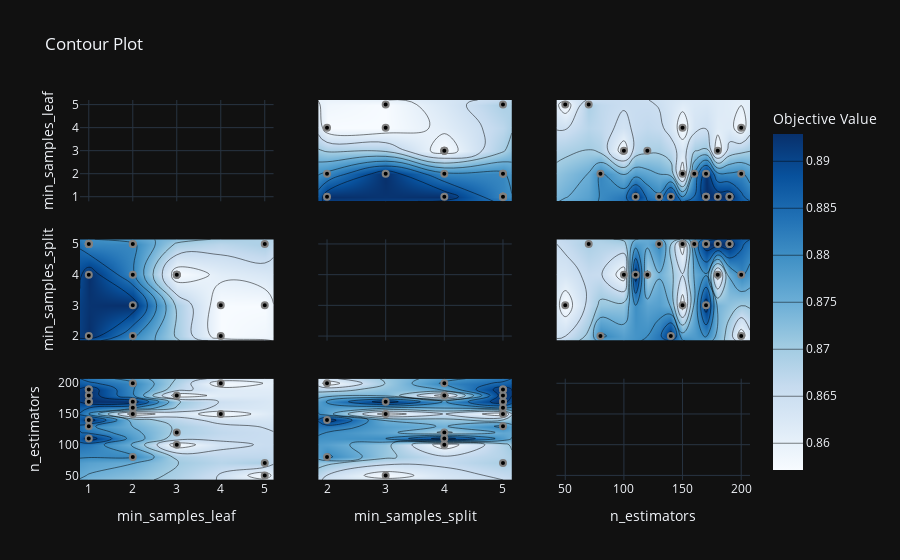

Notebook source saved alongside this figure:
### Code cell
optuna.visualization.plot_contour(study)

### Figure 1 — Plotly figure (JSON) as saved in the notebook; plotly's stock layout.template omitted (floating-point values rounded to 4 significant figures)
{"data": [{"type": "scatter", "xaxis": "x", "yaxis": "y"}, {"colorbar": {"title": {"text": "Objective Value"}}, "colorscale": [[0.0, "rgb(247,251,255)"], [0.125, "rgb(222,235,247)"], [0.25, "rgb(198,219,239)"], [0.375, "rgb(158,202,225)"], [0.5, "rgb(107,174,214)"], [0.625, "rgb(66,146,198)"], [0.75, "rgb(33,113,181)"], [0.875, "rgb(8,81,156)"], [1.0, "rgb(8,48,107)"]], "connectgaps": true, "contours": {"coloring": "heatmap"}, "hoverinfo": "none", "line": {"smoothing": 1.3}, "reversescale": false, "showscale": true, "x": [0.8, 1, 2, 3, 4, 5, 5.2], "y": [1.85, 2, 3, 4, 5, 5.15], "z": [[null, null, null, null, null, null, null], [null, 0.8929, 0.881, null, 0.8571, null, null], [null, null, 0.8929, null, 0.8571, 0.8571, null], [null, 0.8929, 0.881, 0.8571, null, null, null], [null, 0.881, 0.881, null, null, 0.869, null], [null, null, null, null, null, null, null]], "type": "contour", "xaxis": "x4", "yaxis": "y4"}, {"marker": {"color": "black", "line": {"color": "Grey", "width": 2.0}}, "mode": "markers", "showlegend": false, "x": [5, 5, 1, 4, 2, 1, 4, 2, 3, 1, 2, 1, 1, 1, 2, 3, 1, 2, 3, 1], "y": [3, 5, 5, 3, 2, 5, 2, 3, 4, 2, 4, 5, 5, 4, 5, 4, 5, 5, 4, 5], "type": "scatter", "xaxis": "x4", "yaxis": "y4"}, {"colorbar": {"title": {"text": "Objective Value"}}, "colorscale": [[0.0, "rgb(247,251,255)"], [0.125, "rgb(222,235,247)"], [0.25, "rgb(198,219,239)"], [0.375, "rgb(158,202,225)"], [0.5, "rgb(107,174,214)"], [0.625, "rgb(66,146,198)"], [0.75, "rgb(33,113,181)"], [0.875, "rgb(8,81,156)"], [1.0, "rgb(8,48,107)"]], "connectgaps": true, "contours": {"coloring": "heatmap"}, "hoverinfo": "none", "line": {"smoothing": 1.3}, "reversescale": false, "showscale": false, "x": [0.8, 1, 2, 3, 4, 5, 5.2], "y": [42.5, 50, 70, 80, 100, 110, 120, 130, 140, 150, 160, 170, 180, 190, 200, 207.5], "z": [[null, null, null, null, null, null, null], [null, null, null, null, null, 0.8571, null], [null, null, null, null, null, 0.869, null], [null, null, 0.881, null, null, null, null], [null, null, null, 0.8571, null, null, null], [null, 0.8929, null, null, null, null, null], [null, null, null, 0.869, null, null, null], [null, 0.881, null, null, null, null, null], [null, 0.8929, null, null, null, null, null], [null, null, 0.8571, null, 0.8571, null, null], [null, null, 0.881, null, null, null, null], [null, 0.8929, 0.8929, null, null, null, null], [null, 0.8929, null, 0.8571, null, null, null], [null, 0.8929, null, null, null, null, null], [null, null, 0.881, null, 0.8571, null, null], [null, null, null, null, null, null, null]], "type": "contour", "xaxis": "x7", "yaxis": "y7"}, {"marker": {"color": "black", "line": {"color": "Grey", "width": 2.0}}, "mode": "markers", "showlegend": false, "x": [5, 5, 1, 4, 2, 1, 4, 2, 3, 1, 2, 1, 1, 1, 2, 3, 1, 2, 3, 1], "y": [50, 70, 190, 150, 80, 170, 200, 170, 120, 140, 200, 170, 180, 110, 150, 180, 190, 160, 100, 130], "type": "scatter", "xaxis": "x7", "yaxis": "y7"}, {"colorbar": {"title": {"text": "Objective Value"}}, "colorscale": [[0.0, "rgb(247,251,255)"], [0.125, "rgb(222,235,247)"], [0.25, "rgb(198,219,239)"], [0.375, "rgb(158,202,225)"], [0.5, "rgb(107,174,214)"], [0.625, "rgb(66,146,198)"], [0.75, "rgb(33,113,181)"], [0.875, "rgb(8,81,156)"], [1.0, "rgb(8,48,107)"]], "connectgaps": true, "contours": {"coloring": "heatmap"}, "hoverinfo": "none", "line": {"smoothing": 1.3}, "reversescale": false, "showscale": false, "x": [1.85, 2, 3, 4, 5, 5.15], "y": [0.8, 1, 2, 3, 4, 5, 5.2], "z": [[null, null, null, null, null, null], [null, 0.8929, null, 0.8929, 0.881, null], [null, 0.881, 0.8929, 0.881, 0.881, null], [null, null, null, 0.8571, null, null], [null, 0.8571, 0.8571, null, null, null], [null, null, 0.8571, null, 0.869, null], [null, null, null, null, null, null]], "type": "contour", "xaxis": "x2", "yaxis": "y2"}, {"marker": {"color": "black", "line": {"color": "Grey", "width": 2.0}}, "mode": "markers", "showlegend": false, "x": [3, 5, 5, 3, 2, 5, 2, 3, 4, 2, 4, 5, 5, 4, 5, 4, 5, 5, 4, 5], "y": [5, 5, 1, 4, 2, 1, 4, 2, 3, 1, 2, 1, 1, 1, 2, 3, 1, 2, 3, 1], "type": "scatter", "xaxis": "x2", "yaxis": "y2"}, {"type": "scatter", "xaxis": "x5", "yaxis": "y5"}, {"colorbar": {"title": {"text": "Objective Value"}}, "colorscale": [[0.0, "rgb(247,251,255)"], [0.125, "rgb(222,235,247)"], [0.25, "rgb(198,219,239)"], [0.375, "rgb(158,202,225)"], [0.5, "rgb(107,174,214)"], [0.625, "rgb(66,146,198)"], [0.75, "rgb(33,113,181)"], [0.875, "rgb(8,81,156)"], [1.0, "rgb(8,48,107)"]], "connectgaps": true, "contours": {"coloring": "heatmap"}, "hoverinfo": "none", "line": {"smoothing": 1.3}, "reversescale": false, "showscale": false, "x": [1.85, 2, 3, 4, 5, 5.15], "y": [42.5, 50, 70, 80, 100, 110, 120, 130, 140, 150, 160, 170, 180, 190, 200, 207.5], "z": [[null, null, null, null, null, null], [null, null, 0.8571, null, null, null], [null, null, null, null, 0.869, null], [null, 0.881, null, null, null, null], [null, null, null, 0.8571, null, null], [null, null, null, 0.8929, null, null], [null, null, null, 0.869, null, null], [null, null, null, null, 0.881, null], [null, 0.8929, null, null, null, null], [null, null, 0.8571, null, 0.8571, null], [null, null, null, null, 0.881, null], [null, null, 0.8929, null, 0.8929, null], [null, null, null, 0.8571, 0.8929, null], [null, null, null, null, 0.8929, null], [null, 0.8571, null, 0.881, null, null], [null, null, null, null, null, null]], "type": "contour", "xaxis": "x8", "yaxis": "y8"}, {"marker": {"color": "black", "line": {"color": "Grey", "width": 2.0}}, "mode": "markers", "showlegend": false, "x": [3, 5, 5, 3, 2, 5, 2, 3, 4, 2, 4, 5, 5, 4, 5, 4, 5, 5, 4, 5], "y": [50, 70, 190, 150, 80, 170, 200, 170, 120, 140, 200, 170, 180, 110, 150, 180, 190, 160, 100, 130], "type": "scatter", "xaxis": "x8", "yaxis": "y8"}, {"colorbar": {"title": {"text": "Objective Value"}}, "colorscale": [[0.0, "rgb(247,251,255)"], [0.125, "rgb(222,235,247)"], [0.25, "rgb(198,219,239)"], [0.375, "rgb(158,202,225)"], [0.5, "rgb(107,174,214)"], [0.625, "rgb(66,146,198)"], [0.75, "rgb(33,113,181)"], [0.875, "rgb(8,81,156)"], [1.0, "rgb(8,48,107)"]], "connectgaps": true, "contours": {"coloring": "heatmap"}, "hoverinfo": "none", "line": {"smoothing": 1.3}, "reversescale": false, "showscale": false, "x": [42.5, 50, 70, 80, 100, 110, 120, 130, 140, 150, 160, 170, 180, 190, 200, 207.5], "y": [0.8, 1, 2, 3, 4, 5, 5.2], "z": [[null, null, null, null, null, null, null, null, null, null, null, null, null, null, null, null], [null, null, null, null, null, 0.8929, null, 0.881, 0.8929, null, null, 0.8929, 0.8929, 0.8929, null, null], [null, null, null, 0.881, null, null, null, null, null, 0.8571, 0.881, 0.8929, null, null, 0.881, null], [null, null, null, null, 0.8571, null, 0.869, null, null, null, null, null, 0.8571, null, null, null], [null, null, null, null, null, null, null, null, null, 0.8571, null, null, null, null, 0.8571, null], [null, 0.8571, 0.869, null, null, null, null, null, null, null, null, null, null, null, null, null], [null, null, null, null, null, null, null, null, null, null, null, null, null, null, null, null]], "type": "contour", "xaxis": "x3", "yaxis": "y3"}, {"marker": {"color": "black", "line": {"color": "Grey", "width": 2.0}}, "mode": "markers", "showlegend": false, "x": [50, 70, 190, 150, 80, 170, 200, 170, 120, 140, 200, 170, 180, 110, 150, 180, 190, 160, 100, 130], "y": [5, 5, 1, 4, 2, 1, 4, 2, 3, 1, 2, 1, 1, 1, 2, 3, 1, 2, 3, 1], "type": "scatter", "xaxis": "x3", "yaxis": "y3"}, {"colorbar": {"title": {"text": "Objective Value"}}, "colorscale": [[0.0, "rgb(247,251,255)"], [0.125, "rgb(222,235,247)"], [0.25, "rgb(198,219,239)"], [0.375, "rgb(158,202,225)"], [0.5, "rgb(107,174,214)"], [0.625, "rgb(66,146,198)"], [0.75, "rgb(33,113,181)"], [0.875, "rgb(8,81,156)"], [1.0, "rgb(8,48,107)"]], "connectgaps": true, "contours": {"coloring": "heatmap"}, "hoverinfo": "none", "line": {"smoothing": 1.3}, "reversescale": false, "showscale": false, "x": [42.5, 50, 70, 80, 100, 110, 120, 130, 140, 150, 160, 170, 180, 190, 200, 207.5], "y": [1.85, 2, 3, 4, 5, 5.15], "z": [[null, null, null, null, null, null, null, null, null, null, null, null, null, null, null, null], [null, null, null, 0.881, null, null, null, null, 0.8929, null, null, null, null, null, 0.8571, null], [null, 0.8571, null, null, null, null, null, null, null, 0.8571, null, 0.8929, null, null, null, null], [null, null, null, null, 0.8571, 0.8929, 0.869, null, null, null, null, null, 0.8571, null, 0.881, null], [null, null, 0.869, null, null, null, null, 0.881, null, 0.8571, 0.881, 0.8929, 0.8929, 0.8929, null, null], [null, null, null, null, null, null, null, null, null, null, null, null, null, null, null, null]], "type": "contour", "xaxis": "x6", "yaxis": "y6"}, {"marker": {"color": "black", "line": {"color": "Grey", "width": 2.0}}, "mode": "markers", "showlegend": false, "x": [50, 70, 190, 150, 80, 170, 200, 170, 120, 140, 200, 170, 180, 110, 150, 180, 190, 160, 100, 130], "y": [3, 5, 5, 3, 2, 5, 2, 3, 4, 2, 4, 5, 5, 4, 5, 4, 5, 5, 4, 5], "type": "scatter", "xaxis": "x6", "yaxis": "y6"}, {"type": "scatter", "xaxis": "x9", "yaxis": "y9"}], "layout": {"xaxis": {"anchor": "y", "domain": [0.0, 0.2889], "matches": "x7", "showticklabels": false, "range": [0.8, 5.2]}, "yaxis": {"anchor": "x", "domain": [0.7333, 1.0], "range": [0.8, 5.2], "title": {"text": "min_samples_leaf"}}, "xaxis2": {"anchor": "y2", "domain": [0.3556, 0.6444], "matches": "x8", "showticklabels": false, "range": [1.85, 5.15]}, "yaxis2": {"anchor": "x2", "domain": [0.7333, 1.0], "matches": "y", "showticklabels": false, "range": [0.8, 5.2]}, "xaxis3": {"anchor": "y3", "domain": [0.7111, 1.0], "matches": "x9", "showticklabels": false, "range": [42.5, 207.5]}, "yaxis3": {"anchor": "x3", "domain": [0.7333, 1.0], "matches": "y", "showticklabels": false, "range": [0.8, 5.2]}, "xaxis4": {"anchor": "y4", "domain": [0.0, 0.2889], "matches": "x7", "showticklabels": false, "range": [0.8, 5.2]}, "yaxis4": {"anchor": "x4", "domain": [0.3667, 0.6333], "range": [1.85, 5.15], "title": {"text": "min_samples_split"}}, "xaxis5": {"anchor": "y5", "domain": [0.3556, 0.6444], "matches": "x8", "showticklabels": false, "range": [1.85, 5.15]}, "yaxis5": {"anchor": "x5", "domain": [0.3667, 0.6333], "matches": "y4", "showticklabels": false, "range": [1.85, 5.15]}, "xaxis6": {"anchor": "y6", "domain": [0.7111, 1.0], "matches": "x9", "showticklabels": false, "range": [42.5, 207.5]}, "yaxis6": {"anchor": "x6", "domain": [0.3667, 0.6333], "matches": "y4", "showticklabels": false, "range": [1.85, 5.15]}, "xaxis7": {"anchor": "y7", "domain": [0.0, 0.2889], "range": [0.8, 5.2], "title": {"text": "min_samples_leaf"}}, "yaxis7": {"anchor": "x7", "domain": [0.0, 0.2667], "range": [42.5, 207.5], "title": {"text": "n_estimators"}}, "xaxis8": {"anchor": "y8", "domain": [0.3556, 0.6444], "range": [1.85, 5.15], "title": {"text": "min_samples_split"}}, "yaxis8": {"anchor": "x8", "domain": [0.0, 0.2667], "matches": "y7", "showticklabels": false, "range": [42.5, 207.5]}, "xaxis9": {"anchor": "y9", "domain": [0.7111, 1.0], "range": [42.5, 207.5], "title": {"text": "n_estimators"}}, "yaxis9": {"anchor": "x9", "domain": [0.0, 0.2667], "matches": "y7", "showticklabels": false, "range": [42.5, 207.5]}, "title": {"text": "Contour Plot"}}}
